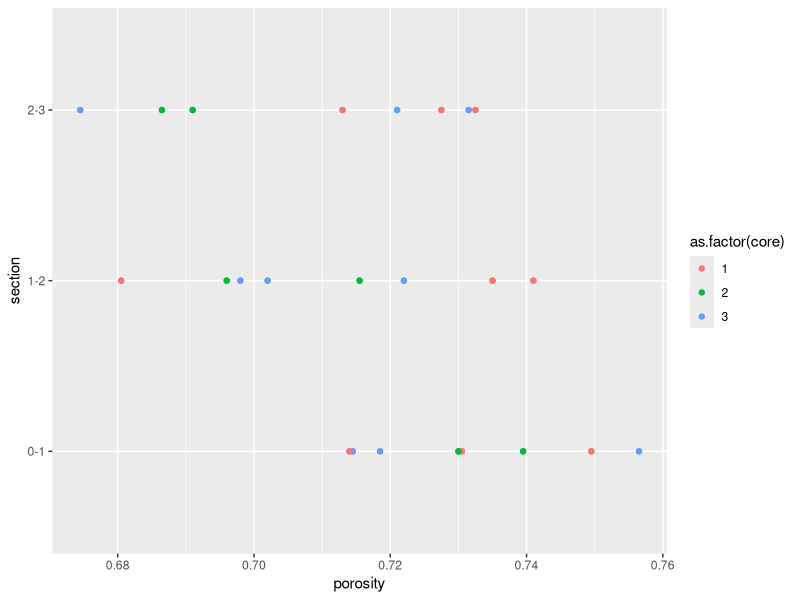

This chart was generated by the following R code: (Note: this script raises an error after producing the figure.)
## ---- chunk 1
knitr::opts_chunk$set(echo = TRUE)

library(ggplot2)
library(tidyverse)
library(knitr)
library(dplyr)
library(purrr)
## ---- chunk 2
porosity <- read.csv(file = "./compiled-data/MBGC.sediment.porosity.csv")
porosity <- porosity %>%
  mutate(depth = factor(depth, levels=c("2-3", "1-2", "0-1"))) %>%
  dplyr::rename(section = depth) %>%
  mutate(section = as.character(section)) %>%
  select(experiment, flume, core, section, porosity)

porosity %>% subset(experiment == "Mangrove_12" | experiment == "Mangrove_13") %>%
  ggplot(aes(porosity, section)) +
  geom_point(aes(color = as.factor(core))) 

porosity.mean <- porosity %>%
  filter(experiment %in% c("Mangrove_13"), !is.na(section)) %>%
  dplyr::group_by(section) %>%
  dplyr::summarise(mean_porosity = mean(porosity, na.rm = TRUE)) %>%
  ungroup()

## ---- chunk 3
oxygen <- read.csv(file = "./corrected-profiles/MBGC.oxygen.profiles.corrected.csv")

nitrous <- read.csv(file = "./corrected-profiles/MBGC.nitrous.profiles.corrected.csv")

sulfide <- read.csv(file = "./corrected-profiles/MBGC.sulfide.profiles.corrected.csv")

nitric <- read.csv(file = "./corrected-profiles/MBGC.nitric.profiles.corrected.csv")

profiles.corrected <- rbind(oxygen, nitrous, sulfide, nitric) 

profiles.corrected$depth <- profiles.corrected$depth/1000
## ---- chunk 4
profiles.porosity <- profiles.corrected %>%
  #subset(analyte != "H2S") %>%
  left_join(
    porosity %>% filter(section == "0-1"), 
    by = c("experiment", "flume", "core")
  ) %>%
  filter(!is.na(adjusted_value))

# Define mean porosities
porosity_values <- porosity.mean$mean_porosity

# Assign porosity values based on depth for H2S profiles
profiles.porosity <- profiles.porosity %>%
  mutate(porosity = case_when(
    depth < 0 ~ 1,
    analyte == "H2S" & depth >= 0 & depth < 10 ~ porosity_values[1],
    analyte == "H2S" & depth >= 10 & depth < 20 ~ porosity_values[2],
    analyte == "H2S" & depth >= 20 ~ porosity_values[3],
    TRUE ~ porosity  # Keep existing porosity for other cases
  ))
## ---- chunk 5
# Define grouping variables for filenames
group_vars <- c("experiment", "light_dark", "treatment", "flume", "core", "channel", "analyte")

# Define the exact column order
selected_vars <- c("X", "FI", "DB", "ALFA", "C")

# Create output directory if it doesn't exist
output_dir <- "profile-txt-files/nitrous-oxide"
if (!dir.exists(output_dir)) dir.create(output_dir)

# Process and write profile files
profiles.porosity %>%
  filter(analyte == "N2O") %>%
  dplyr::rename(X = depth, C = adjusted_value, FI = porosity) %>%
  mutate(DB = 0, ALFA = 0, X = as.numeric(X),
         # Convert any values in 'adjusted_value' < 1 nM to zero
         C = ifelse(C < 0.001, 0, C)) %>%   
  group_by(across(all_of(group_vars))) %>%
  group_split() %>%
  walk(~ {
    profile_data <- .x
    
    # Ensure X is numeric
    profile_data <- profile_data %>% mutate(X = as.numeric(X))
    
    # Determine depth at bottom of calculation domain
    bottom_depth <- profile_data %>% filter(C == 0) %>% arrange(X) %>% slice(1) %>% pull(X)
    if (length(bottom_depth) == 0 || is.na(bottom_depth)) bottom_depth <- max(profile_data$X, na.rm = TRUE)  
    
    # Determine concentration in water column (C0)
    C0 <- profile_data %>% filter(X < 0) %>% pull(C) %>% mean(na.rm = TRUE)
    if (is.na(C0)) C0 <- 1  
    
    # Define model parameterization header
    header_lines <- c(
      "Profile Interpretation",
      "0 Depth at top of calculation domain",
      paste0(bottom_depth, " Depth at bottom of calculation domain"),
      "10 Max number of equally spaced zones in interpretation (1 to 12)",
      "3 Type of boundary conditions (1:t=C b =C, 2:t=C t=F, 3:b=C b=F, 4:T=C b=F, 5:t=F b=C)",
      "0 First boundary condition",
      "0 Second boundary condition",
      "2.2897E-05 Diffusivity in water (D) (Unisense; 26 C, 38.0 PSU)",
      "2 Expression for sediment diffusivity (Ds) (1: Ds=FI*D, 2: Ds=FI**2*D, 3: Ds=D/1+3*(1-FI))",
      paste0(C0, " concentration in water column (C0)"),
      "-1.0E+20 Minimum for production rate",
      "1.0E+20 Maximum for production rate",
      "0.001 Maximum deviation (in %) when accepting a calculated minimum",
      "0.01 Level of significance in the F statistics"
    )
    
    # Define filename
    filename <- file.path(output_dir, paste0(paste(unique(profile_data[group_vars]), collapse = "_"), ".txt"))
    
    # Write header
    writeLines(header_lines, con = filename)
    
    # Sort by numeric X before writing
    profile_data <- profile_data %>% 
      select(all_of(selected_vars)) %>%
      arrange(X)  # Ensure numeric sorting before writing
    
    # Format X to 3 decimal places
    profile_data$X <- formatC(profile_data$X, format = "f", digits = 3)
    
    # Write data
    write.table(
      profile_data,
      file = filename, 
      row.names = FALSE, col.names = TRUE, sep = " ", quote = FALSE, append = TRUE
    )
  })
## ---- chunk 6
# Define grouping variables for filenames
group_vars <- c("experiment", "light_dark", "treatment", "flume", "core", "channel", "analyte")

# Define the exact column order
selected_vars <- c("X", "FI", "DB", "ALFA", "C")

# Create output directory if it doesn't exist
output_dir <- "profile-txt-files/oxygen"
if (!dir.exists(output_dir)) dir.create(output_dir)

# Process and write profile files
profiles.porosity %>%
  filter(analyte == "O2") %>%
  dplyr::rename(X = depth, C = adjusted_value, FI = porosity) %>%
  mutate(DB = 0, ALFA = 0, X = as.numeric(X),
         # Convert any values in 'adjusted_value' < 1 nM to zero
         C = ifelse(C < 0.001, 0, C)) %>%   
  group_by(across(all_of(group_vars))) %>%
  group_split() %>%
  walk(~ {
    profile_data <- .x
    
    # Ensure X is numeric
    profile_data <- profile_data %>% mutate(X = as.numeric(X))
    
    # Determine depth at bottom of calculation domain
    bottom_depth <- profile_data %>% filter(C == 0) %>% arrange(X) %>% slice(1) %>% pull(X)
    if (length(bottom_depth) == 0 || is.na(bottom_depth)) bottom_depth <- max(profile_data$X, na.rm = TRUE)  
    
    # Determine concentration in water column (C0)
    C0 <- profile_data %>% filter(X < 0) %>% pull(C) %>% mean(na.rm = TRUE)
    if (is.na(C0)) C0 <- 1  
    
    # Define model parameterization header
    header_lines <- c(
      "Profile Interpretation",
      "0 Depth at top of calculation domain",
      paste0(bottom_depth, " Depth at bottom of calculation domain"),
      "10 Max number of equally spaced zones in interpretation (1 to 12)",
      "3 Type of boundary conditions (1:t=C b =C, 2:t=C t=F, 3:b=C b=F, 4:T=C b=F, 5:t=F b=C)",
      "0 First boundary condition",
      "0 Second boundary condition",
      "2.2897E-05 Diffusivity in water (D) (Unisense; 26 C, 38.0 PSU)",
      "2 Expression for sediment diffusivity (Ds) (1: Ds=FI*D, 2: Ds=FI**2*D, 3: Ds=D/1+3*(1-FI))",
      paste0(C0, " concentration in water column (C0)"),
      "-1.0E+20 Minimum for production rate",
      "1.0E+20 Maximum for production rate",
      "0.001 Maximum deviation (in %) when accepting a calculated minimum",
      "0.01 Level of significance in the F statistics"
    )
    
    # Define filename
    filename <- file.path(output_dir, paste0(paste(unique(profile_data[group_vars]), collapse = "_"), ".txt"))
    
    # Write header
    writeLines(header_lines, con = filename)
    
    # Sort by numeric X before writing
    profile_data <- profile_data %>% 
      select(all_of(selected_vars)) %>%
      arrange(X)  # Ensure numeric sorting before writing
    
    # Format X to 3 decimal places
    profile_data$X <- formatC(profile_data$X, format = "f", digits = 3)
    
    # Write data
    write.table(
      profile_data,
      file = filename, 
      row.names = FALSE, col.names = TRUE, sep = " ", quote = FALSE, append = TRUE
    )
  })
## ---- chunk 7
# Define grouping variables for filenames
group_vars <- c("experiment", "light_dark", "treatment", "flume", "core", "channel", "analyte")

# Define the exact column order
selected_vars <- c("X", "FI", "DB", "ALFA", "C")

# Create output directory if it doesn't exist
output_dir <- "profile-txt-files/sulfide"
if (!dir.exists(output_dir)) dir.create(output_dir)

# Process and write profile files for H2S
profiles.porosity %>%
  filter(analyte == "H2S") %>%
  dplyr::rename(X = depth, C = adjusted_value, FI = porosity) %>%
  mutate(DB = 0, ALFA = 0, X = as.numeric(X)) %>%  # Ensure X is numeric before sorting
  group_by(across(all_of(group_vars))) %>%
  group_split() %>%
  walk(~ {
    profile_data <- .x
    
    # Ensure X is numeric
    profile_data <- profile_data %>% mutate(X = as.numeric(X))
    
    # Water column concentration (always zero for H2S)
    C0 <- 0  

    # Top calculation domain: last zero before a non-zero value
    top_depth <- profile_data %>%
      arrange(X) %>%
      filter(C == 0) %>%
      slice_tail(n = 1) %>%
      pull(X)

    if (length(top_depth) == 0 || is.na(top_depth)) {
      top_depth <- min(profile_data$X, na.rm = TRUE)  # Fallback if no zero found
    }

    # Bottom calculation domain: last depth in the profile
    bottom_depth <- max(profile_data$X, na.rm = TRUE)

    # Bottom boundary condition: C at bottom depth
    bottom_C <- profile_data %>% filter(X == bottom_depth) %>% pull(C)
    if (length(bottom_C) == 0 || is.na(bottom_C)) bottom_C <- 0  # Fallback if missing
    
    # Define model parameterization header
    header_lines <- c(
      "Profile Interpretation",
      paste0(top_depth, " Depth at top of calculation domain"),
      paste0(bottom_depth, " Depth at bottom of calculation domain"),
      "12 Max number of equally spaced zones in interpretation (1 to 12)",
      "1 Type of boundary conditions (1:t=C b =C, 2:t=C t=F, 3:b=C b=F, 4:T=C b=F, 5:t=F b=C)",
      "0 First boundary condition",  # Always zero for H2S
      paste0(bottom_C, " Second boundary condition"),  # Concentration at bottom depth
      "1.7255-05 Diffusivity in water (D) (Unisense; 26 C, 38.0 PSU)",
      "2 Expression for sediment diffusivity (Ds) (1: Ds=FI*D, 2: Ds=FI**2*D, 3: Ds=D/1+3*(1-FI))",
      paste0(C0, " concentration in water column (C0)"),  # Always zero
      "-1.0E+20 Minimum for production rate",
      "1.0E+20 Maximum for production rate",
      "0.001 Maximum deviation (in %) when accepting a calculated minimum",
      "0.01 Level of significance in the F statistics"
    )
    
    # Define filename
    filename <- file.path(output_dir, paste0(paste(unique(profile_data[group_vars]), collapse = "_"), ".txt"))
    
    # Write header
    writeLines(header_lines, con = filename)
    
    # Sort by numeric X before writing
    profile_data <- profile_data %>% 
      select(all_of(selected_vars)) %>%
      arrange(X)  # Ensure numeric sorting before writing
    
    # Format X to 3 decimal places
    profile_data$X <- formatC(profile_data$X, format = "f", digits = 3)
    
    # Write data
    write.table(
      profile_data,
      file = filename, 
      row.names = FALSE, col.names = TRUE, sep = " ", quote = FALSE, append = TRUE
    )
  })
## ---- chunk 8
# Define grouping variables for filenames
group_vars <- c("experiment", "light_dark", "treatment", "flume", "core", "channel", "analyte")

# Define the exact column order
selected_vars <- c("X", "FI", "DB", "ALFA", "C")

# Create output directory if it doesn't exist
output_dir <- "profile-txt-files/nitric-oxide"
if (!dir.exists(output_dir)) dir.create(output_dir)

# Process and write profile files
profiles.porosity %>%
  filter(analyte == "NO") %>%
  dplyr::rename(X = depth, C = adjusted_value, FI = porosity) %>%
  mutate(DB = 0, ALFA = 0, X = as.numeric(X), # Ensure X is numeric before sorting
         # Convert any values in 'adjusted_value' < 1 nM to zero
         C = ifelse(C < 1, 0, C)) %>%  
  group_by(across(all_of(group_vars))) %>%
  group_split() %>%
  walk(~ {
    profile_data <- .x
    
    # Ensure X is numeric
    profile_data <- profile_data %>% mutate(X = as.numeric(X))
    
    # Determine depth at bottom of calculation domain
    bottom_depth <- profile_data %>% filter(C == 0) %>% arrange(X) %>% slice(1) %>% pull(X)
    if (length(bottom_depth) == 0 || is.na(bottom_depth)) bottom_depth <- max(profile_data$X, na.rm = TRUE)  
    
    # Determine concentration in water column (C0)
    C0 <- profile_data %>% filter(X < 0) %>% pull(C) %>% mean(na.rm = TRUE)
    if (is.na(C0)) C0 <- 1  
    
    # Define model parameterization header
    header_lines <- c(
      "Profile Interpretation",
      "0 Depth at top of calculation domain",
      paste0(bottom_depth, " Depth at bottom of calculation domain"),
      "12 Max number of equally spaced zones in interpretation (1 to 12)",
      "3 Type of boundary conditions (1:t=C b =C, 2:t=C t=F, 3:b=C b=F, 4:T=C b=F, 5:t=F b=C)",
      "0 First boundary condition",
      "0 Second boundary condition",
      "2.21E-05 Diffusivity in water (D) (Unisense; 26 C, 38.0 PSU)",
      "2 Expression for sediment diffusivity (Ds) (1: Ds=FI*D, 2: Ds=FI**2*D, 3: Ds=D/1+3*(1-FI))",
      paste0(C0, " concentration in water column (C0)"),
      "-1.0E+20 Minimum for production rate",
      "1.0E+20 Maximum for production rate",
      "0.001 Maximum deviation (in %) when accepting a calculated minimum",
      "0.01 Level of significance in the F statistics"
    )
    
    # Define filename
    filename <- file.path(output_dir, paste0(paste(unique(profile_data[group_vars]), collapse = "_"), ".txt"))
    
    # Write header
    writeLines(header_lines, con = filename)
    
    # Sort by numeric X before writing
    profile_data <- profile_data %>% 
      select(all_of(selected_vars)) %>%
      arrange(X)  # Ensure numeric sorting before writing
    
    # Format X to 3 decimal places
    profile_data$X <- formatC(profile_data$X, format = "f", digits = 3)
    
    # Write data
    write.table(
      profile_data,
      file = filename, 
      row.names = FALSE, col.names = TRUE, sep = " ", quote = FALSE, append = TRUE
    )
  })
